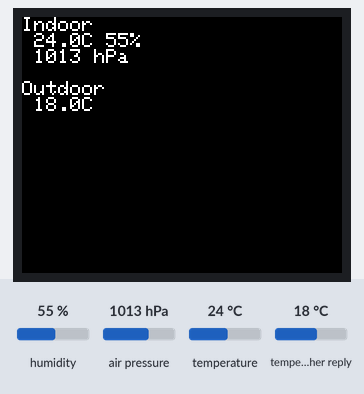
A sketch run on a simulated ESP32. Shown: 160×128 colour display. The test bench sets the inputs (shaded band); at power-on: humidity 55 %, air pressure 1013 hPa, temperature 24 °C, temperature in the weather reply 18 °C. WiFi joins after 1.5 s; servers stay silent unless stated; web services answer with replies made up by the test bench.

Above: at 1.9 s.

The sketch:

esp32_bme280_st7735.ino
```cpp
// ESP32 Arduino sketch that reads BME280 sensor data, fetches outdoor temperature from OpenWeatherMap, and drives an ST7735 display to show weather information.
//
// Full tutorial: https://shillehtek.com/blogs/news/esp32-bme280-st7735-wifi-weather-station
// Parts used: https://shillehtek.com/products/bme280-pre-soldered-atmospheric-temperature-pressure-and-humidity-sensor
//             https://shillehtek.com/products/shillehtek-1-8-inch-tft-lcd-display-module-dual-side-soldering
//             https://shillehtek.com/products/esp32-wroom-dev-board-cp2102-usb-c-presoldered
// More examples: https://github.com/shillehbean/shillehtek-examples
//

#include <WiFi.h>
#include <HTTPClient.h>
#include <ArduinoJson.h>
#include <Wire.h>
#include <Adafruit_BME280.h>
#include <Adafruit_GFX.h>
#include <Adafruit_ST7735.h>

Adafruit_BME280 bme;
#define TFT_CS 5
#define TFT_RST 4
#define TFT_DC 2
Adafruit_ST7735 tft(TFT_CS, TFT_DC, TFT_RST);

const char* SSID = "YOUR_WIFI";
const char* PASS = "YOUR_PASS";
const char* OWM_KEY = "YOUR_API_KEY";
const char* CITY_ID = "YOUR_CITY_ID";

float outdoorTemp = 0;

void fetchOutdoor() {
  HTTPClient http;
  String url = String("http://api.openweathermap.org/data/2.5/weather?id=") +
               CITY_ID + "&units=metric&appid=" + OWM_KEY;
  http.begin(url);
  if (http.GET() == 200) {
    StaticJsonDocument<1024> d;
    deserializeJson(d, http.getString());
    outdoorTemp = d["main"]["temp"].as<float>();
  }
  http.end();
}

void setup() {
  Serial.begin(115200);
  Wire.begin(21, 22);
  bme.begin(0x76);
  tft.initR(INITR_BLACKTAB); tft.setRotation(1);
  WiFi.begin(SSID, PASS);
  while (WiFi.status() != WL_CONNECTED) delay(500);
}

void loop() {
  fetchOutdoor();
  float t = bme.readTemperature();
  float h = bme.readHumidity();
  float p = bme.readPressure() / 100.0;
  tft.fillScreen(ST77XX_BLACK);
  tft.setCursor(0, 0); tft.setTextColor(ST77XX_WHITE);
  tft.printf("Indoor\n %.1fC %.0f%%\n %.0f hPa\n", t, h, p);
  tft.printf("\nOutdoor\n %.1fC", outdoorTemp);
  delay(60000);
}
```
